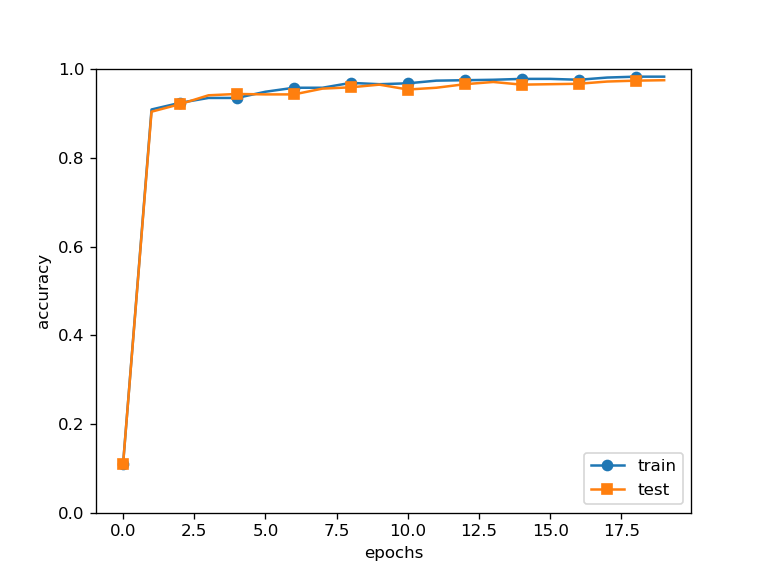

This figure's Python source:
# coding: utf-8
# 训练缩减后的 SimpleConvNet(filter_num=8, hidden=32)用于 FPGA 部署。
# 与 train_convnet.py 相同流程,仅改网络规模与保存文件名,并用 Agg 后端避免弹窗。
import sys, os
PROJECT_ROOT = os.path.abspath(os.path.join(os.path.dirname(__file__), os.pardir))
if PROJECT_ROOT not in sys.path:
    sys.path.append(PROJECT_ROOT)
import numpy as np
import matplotlib
matplotlib.use('Agg')
import matplotlib.pyplot as plt
from dataset.mnist import load_mnist
from simple_convnet import SimpleConvNet
from common.trainer import Trainer

(x_train, t_train), (x_test, t_test) = load_mnist(flatten=False)

max_epochs = 20

network = SimpleConvNet(input_dim=(1, 28, 28),
                        conv_param={'filter_num': 8, 'filter_size': 3, 'pad': 0, 'stride': 1},
                        hidden_size=32, output_size=10, weight_init_std=0.01)

trainer = Trainer(network, x_train, t_train, x_test, t_test,
                  epochs=max_epochs, mini_batch_size=100,
                  optimizer='Adam', optimizer_param={'lr': 0.001},
                  evaluate_sample_num_per_epoch=1000)
trainer.train()

network.save_params("params_fpga.pkl")
print("Saved params_fpga.pkl")

x = np.arange(max_epochs)
plt.plot(x, trainer.train_acc_list, marker='o', label='train', markevery=2)
plt.plot(x, trainer.test_acc_list, marker='s', label='test', markevery=2)
plt.xlabel("epochs")
plt.ylabel("accuracy")
plt.ylim(0, 1.0)
plt.legend(loc='lower right')
plt.savefig('train_convnet_fpga.png', dpi=120)
print("Saved train_convnet_fpga.png")
